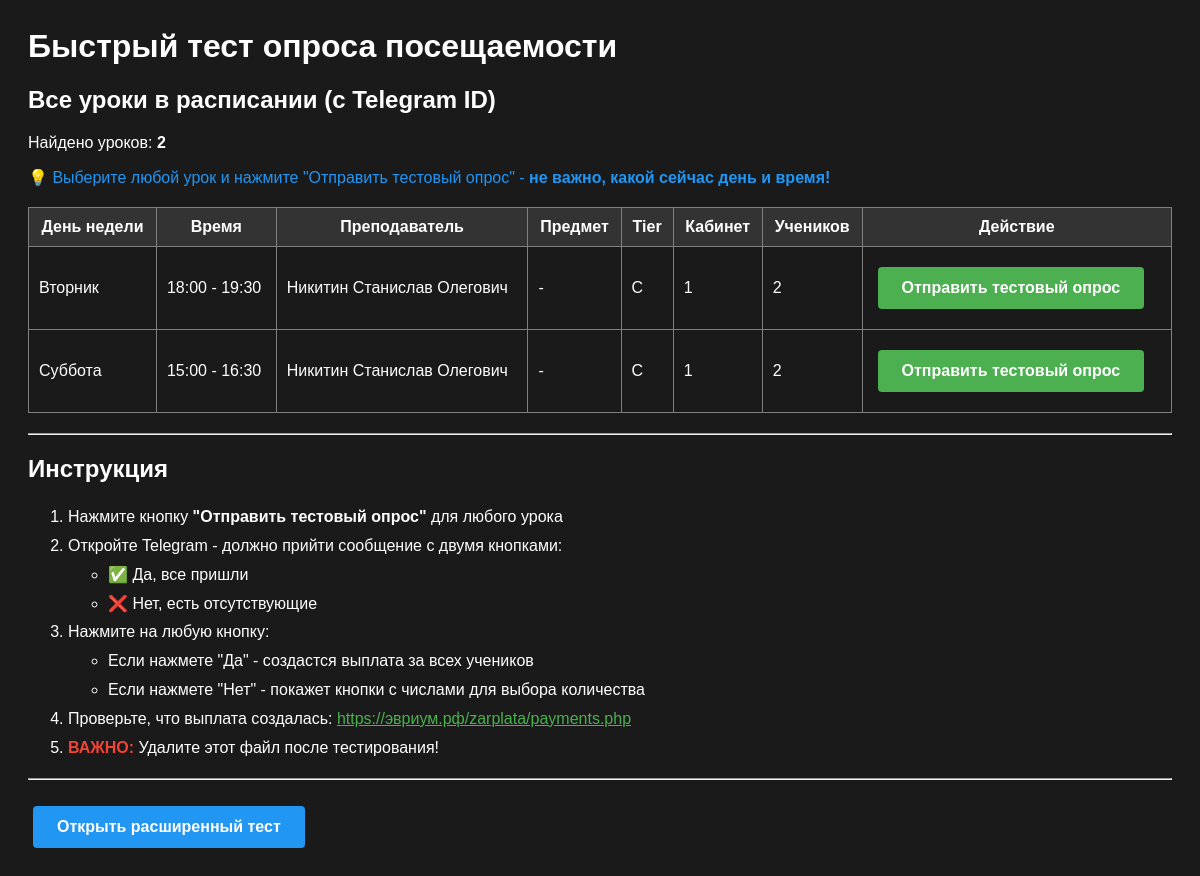
The app's page /zarplata/bot/quick_test.php with its own data.
### tables this page shows
CREATE TABLE `lessons_template` (
  `id` int(11) NOT NULL AUTO_INCREMENT,
  `teacher_id` int(11) NOT NULL,
  `day_of_week` tinyint(4) NOT NULL,
  `room` tinyint(1) DEFAULT '1',
  `time_start` time NOT NULL,
  `time_end` time NOT NULL,
  `lesson_type` enum('group','individual') DEFAULT 'group',
  `subject` varchar(100) DEFAULT NULL,
  `tier` enum('S','A','B','C','D') DEFAULT 'C',
  `grades` varchar(50) DEFAULT NULL,
  `students` text,
  `expected_students` int(11) DEFAULT '1',
  `formula_id` int(11) DEFAULT NULL,
  `active` tinyint(1) DEFAULT '1',
  `created_at` datetime DEFAULT CURRENT_TIMESTAMP,
  `updated_at` datetime DEFAULT CURRENT_TIMESTAMP ON UPDATE CURRENT_TIMESTAMP,
  PRIMARY KEY (`id`),
  KEY `formula_id` (`formula_id`),
  KEY `idx_teacher_day` (`teacher_id`,`day_of_week`),
  KEY `idx_active` (`active`)
);

CREATE TABLE `teachers` (
  `id` int(11) NOT NULL AUTO_INCREMENT,
  `name` varchar(100) NOT NULL,
  `telegram_id` bigint(20) DEFAULT NULL,
  `telegram_username` varchar(50) DEFAULT NULL,
  `phone` varchar(20) DEFAULT NULL,
  `email` varchar(100) DEFAULT NULL,
  `formula_id_group` int(11) DEFAULT NULL,
  `formula_id_individual` int(11) DEFAULT NULL,
  `formula_id` int(11) DEFAULT NULL,
  `active` tinyint(1) DEFAULT '1',
  `notes` text,
  `created_at` datetime DEFAULT CURRENT_TIMESTAMP,
  `updated_at` datetime DEFAULT CURRENT_TIMESTAMP ON UPDATE CURRENT_TIMESTAMP,
  PRIMARY KEY (`id`),
  UNIQUE KEY `telegram_id` (`telegram_id`),
  KEY `idx_telegram_id` (`telegram_id`),
  KEY `idx_active` (`active`),
  KEY `idx_formula_id` (`formula_id`),
  KEY `idx_formula_group` (`formula_id_group`),
  KEY `idx_formula_individual` (`formula_id_individual`)
);

### zarplata/config/db.php (called while the page is built, shortened)
<?php
$pdo = null;
function getDB() {
    global $pdo;
    if ($pdo === null) {
        try {
            $dsn = sprintf(
                "mysql:host=%s;dbname=%s;charset=%s",
                DB_HOST,
                DB_NAME,
                DB_CHARSET
            );
            $options = [
                PDO::ATTR_ERRMODE => PDO::ERRMODE_EXCEPTION,
                PDO::ATTR_DEFAULT_FETCH_MODE => PDO::FETCH_ASSOC,
                PDO::ATTR_EMULATE_PREPARES => false,
            ];
            $pdo = new PDO($dsn, DB_USER, DB_PASS, $options);
        } catch (PDOException $e) {
            error_log("Database connection failed: " . $e->getMessage());
            die("Ошибка подключения к базе данных");
        }
    }
    return $pdo;
}
function dbQuery($sql, $params = []) {
    try {
        $pdo = getDB();
        $stmt = $pdo->prepare($sql);
        $stmt->execute($params);
        return $stmt->fetchAll();
    } catch (PDOException $e) {
        error_log("Query failed: " . $e->getMessage());
        return [];
    }
}
function dbQueryOne($sql, $params = []) {
    try {
        $pdo = getDB();
        $stmt = $pdo->prepare($sql);
        $stmt->execute($params);
        $result = $stmt->fetch();
        return $result ?: null;
    } catch (PDOException $e) {
        error_log("Query failed: " . $e->getMessage());
        return null;
    }
}

### zarplata/bot/quick_test.php (the view, shortened to what this page needs)
<?php
echo "<h1>Быстрый тест опроса посещаемости</h1>";
echo "<h2>Все уроки в расписании (с Telegram ID)</h2>";
$lessons = dbQuery(
    "SELECT lt.*,
            t.name as teacher_name,
            t.telegram_id,
            CASE
                WHEN lt.day_of_week = 1 THEN 'Понедельник'
                WHEN lt.day_of_week = 2 THEN 'Вторник'
                WHEN lt.day_of_week = 3 THEN 'Среда'
                WHEN lt.day_of_week = 4 THEN 'Четверг'
                WHEN lt.day_of_week = 5 THEN 'Пятница'
                WHEN lt.day_of_week = 6 THEN 'Суббота'
                WHEN lt.day_of_week = 7 THEN 'Воскресенье'
            END as day_name
     FROM lessons_template lt
     JOIN teachers t ON lt.teacher_id = t.id
     WHERE lt.active = 1 AND t.active = 1 AND t.telegram_id IS NOT NULL
     ORDER BY lt.day_of_week, lt.time_start",
    []
);
if (empty($lessons)) {
    echo "<pre>";
    echo "<span class='warning'>⚠️ Нет уроков в расписании</span>\n\n";
    echo "Что нужно сделать:\n";
    echo "1. Откройте https://эвриум.рф/zarplata/teachers.php\n";
    echo "2. Добавьте или отредактируйте преподавателя\n";
    echo "3. Укажите Telegram ID: <strong>245710727</strong>\n";
    echo "4. Откройте https://эвриум.рф/zarplata/schedule.php\n";
    echo "5. Добавьте урок на любой день недели\n";
    echo "6. Вернитесь на эту страницу и отправьте тестовый опрос\n";
    echo "</pre>";
} else {
    echo "<p>Найдено уроков: <strong>" . count($lessons) . "</strong></p>";
    echo "<p class='info'>💡 Выберите любой урок и нажмите \"Отправить тестовый опрос\" - <strong>не важно, какой сейчас день и время!</strong></p>";
    echo "<table border='1' cellpadding='10' cellspacing='0' style='border-collapse: collapse; width: 100%; margin: 20px 0;'>";
    echo "<tr style='background: #333;'>
        <th>День недели</th>
        <th>Время</th>
        <th>Преподаватель</th>
        <th>Предмет</th>
        <th>Tier</th>
        <th>Кабинет</th>
        <th>Учеников</th>
        <th>Действие</th>
    </tr>";
    foreach ($lessons as $lesson) {
        $timeStart = date('H:i', strtotime($lesson['time_start']));
        $timeEnd = date('H:i', strtotime($lesson['time_end']));
        $subject = $lesson['subject'] ?: '-';
        $tier = $lesson['tier'] ?: '-';
        $room = $lesson['room'] ?: '-';
        $today = date('Y-m-d');
        $wasPolled = dbQueryOne(
            "SELECT id FROM payments WHERE teacher_id = ? AND lesson_template_id = ? AND DATE(created_at) = ?",
            [$lesson['teacher_id'], $lesson['id'], $today]
        );
        $action = $wasPolled
            ? "<span class='info'>✓ Опрошен сегодня</span>"
            : "<a class='btn' href='?send=1&lesson_id={$lesson['id']}'>Отправить тестовый опрос</a>";
        echo "<tr>
            <td>{$lesson['day_name']}</td>
            <td>{$timeStart} - {$timeEnd}</td>
            <td>{$lesson['teacher_name']}</td>
            <td>{$subject}</td>
            <td>{$tier}</td>
            <td>{$room}</td>
            <td>{$lesson['expected_students']}</td>
            <td>{$action}</td>
        </tr>";
    }
    echo "</table>";
}
echo "<hr>";
echo "<h2>Инструкция</h2>";
echo "<ol style='line-height: 1.8;'>";
echo "<li>Нажмите кнопку <strong>\"Отправить тестовый опрос\"</strong> для любого урока</li>";
echo "<li>Откройте Telegram - должно прийти сообщение с двумя кнопками:
    <ul>
        <li>✅ Да, все пришли</li>
        <li>❌ Нет, есть отсутствующие</li>
    </ul>
</li>";
echo "<li>Нажмите на любую кнопку:
    <ul>
        <li>Если нажмете \"Да\" - создастся выплата за всех учеников</li>
        <li>Если нажмете \"Нет\" - покажет кнопки с числами для выбора количества</li>
    </ul>
</li>";
echo "<li>Проверьте, что выплата создалась: <a href='../payments.php' style='color: #4caf50;'>https://эвриум.рф/zarplata/payments.php</a></li>";
echo "<li><strong style='color: #f44336;'>ВАЖНО:</strong> Удалите этот файл после тестирования!</li>";
echo "</ol>";
echo "<hr>";
echo "<p><a class='btn btn-secondary' href='test_attendance.php'>Открыть расширенный тест</a></p>";

### zarplata/bot/quick_test.php (style rules this page uses)
.info { color: #2196f3; }
.btn { display: inline-block; padding: 12px 24px; margin: 10px 5px; background: #4caf50; color: white; text-decoration: none; border-radius: 4px; font-weight: bold; }
.btn-secondary { background: #2196f3; }

### records on screen
lessons_template: day_name "Вторник", time_start "18:00", time_end "19:30", teacher.name "Никитин Станислав Олегович", subject "-", tier "C", room "1", expected_students "2"
lessons_template: day_name "Суббота", time_start "15:00", time_end "16:30", teacher.name "Никитин Станислав Олегович", subject "-", tier "C", room "1", expected_students "2"

### other values on screen
count($lessons) "2"
